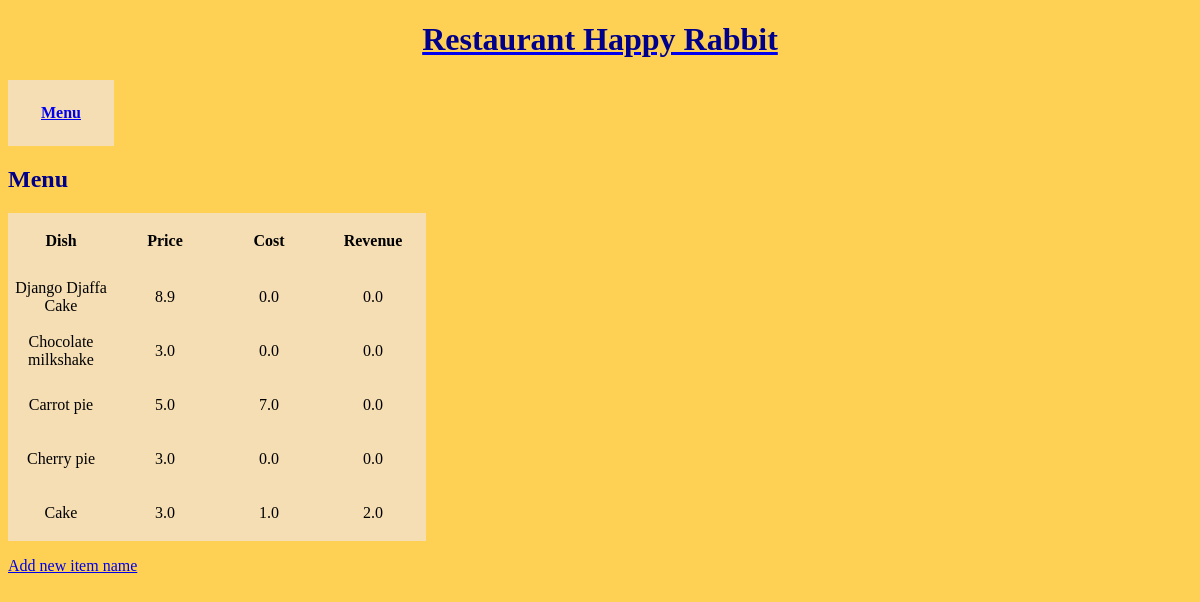
Before: /menu/ with the older database file.
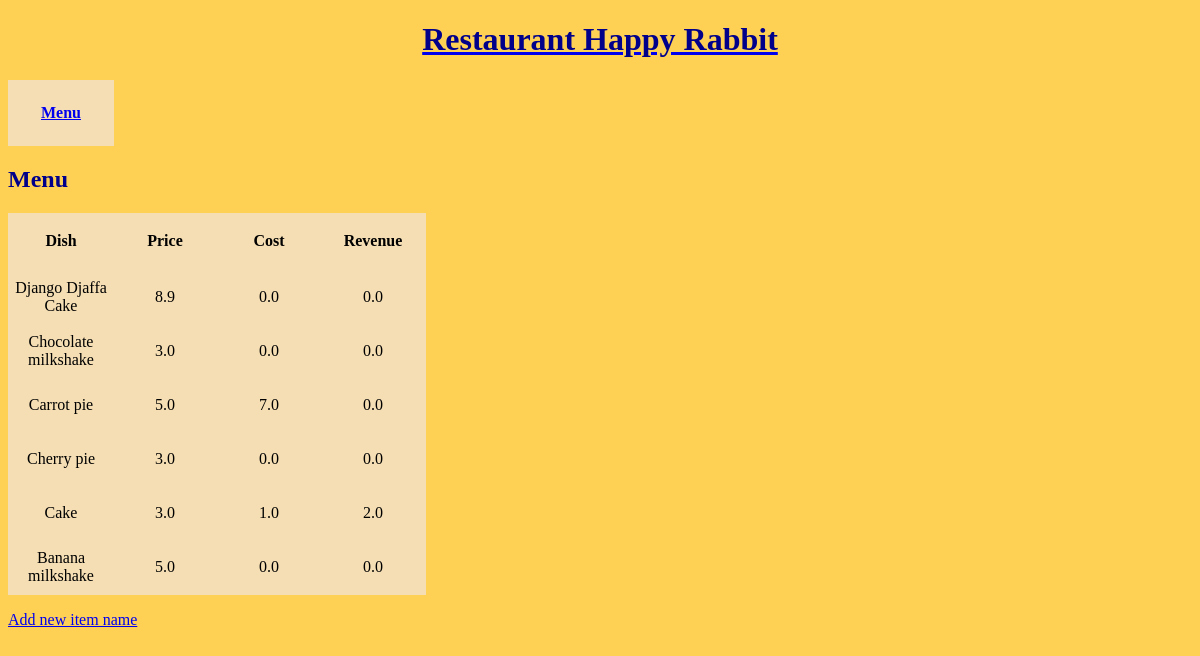
After: the same page with the newer database file.
### Inventory/models.py (models this page shows, shortened)
class MenuItem(models.Model):
    item_name = models.CharField(max_length=30)
    price = models.FloatField(default=0.0)
    cost = models.FloatField(default=0.0)
    revenue = models.FloatField(default=0.0)

### Inventory/views.py (the view)
# urls.py: path('menu/', views.MenuView.as_view(), name='menu'),
class MenuView(ListView):
    model = MenuItem
    template_name = 'Inventory/menu.html'
    def get_context_data(self):
        context = super().get_context_data()
        context['menu'] = MenuItem.objects.all()
        return context

### Inventory/templates/Inventory/menu.html
{% extends 'Inventory/base.html' %}
{% load static %}
{% block head %}
<link rel='stylesheet' href="{% static 'style.css' %}"/>
{% endblock %}
{% block content %}
<h2>Menu</h2>
<table>
    <thead>
    <tr>
        <th>Dish</th>
        <th>Price</th>
        <th>Cost</th>
        <th>Revenue</th>
    </tr>
    </thead>
    <tbody>
        <tr>
    {% for item in menu %}
        <tr>
            {% if user.is_authenticated %}
            <td>{{ item.item_name }}</td>
            <td>{{ item.price }}</td>
            <td>{{ item.cost }}</td>
            <td>{{ item.revenue }}</td>
            <td><a href="{% url 'recipe' item.id %}">View recipe</a></td>
            <td><a href="{% url 'updatemenuitem' item.id %}">Edit</a></td>
            <td><a href="{% url 'deletemenuitem' item.id %}">Delete</a></td>
            {% else %}
            <td>{{ item.item_name }}</td>
            <td>{{ item.price }}</td>
            <td>{{ item.cost }}</td>
            <td>{{ item.revenue }}</td>
            {% endif %}
        </tr>
    {% endfor %}
    </tbody>
</table>
<p><a href="{% url 'addmenuitem' %}">Add new item name</a></p>
{% endblock %}

Changed rows visible on the page:
added MenuItem: item_name "Banana milkshake", price "5.0", cost "0.0", revenue "0.0"
